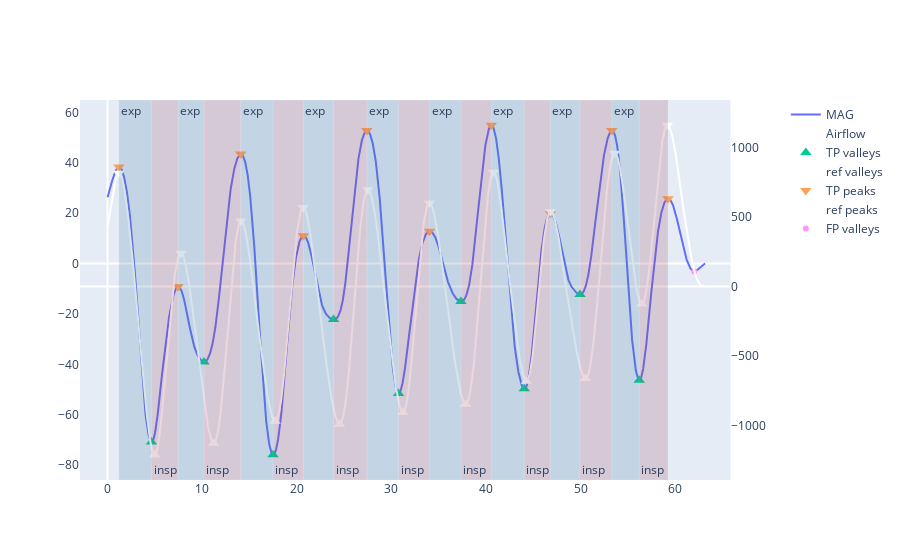

The notebook cell this image was saved under:
### Code cell
plot_resp_param(data, overview, id="2QWT", activity="TR", sensor="MAG")

### Figure 1 — Plotly figure (JSON) as saved in the notebook; plotly's stock layout.template omitted (floating-point values rounded to 4 significant figures; data arrays with more than 128 entries replaced by an {"elided": "..."} marker saying what was removed)
{"data": [{"name": "MAG", "type": "scatter", "x": {"elided": "6319 float values"}, "y": {"elided": "6319 float values"}}, {"line": {"color": "white"}, "name": "Airflow", "type": "scatter", "x": {"elided": "6319 float values"}, "xaxis": "x", "y": {"elided": "6319 float values"}, "yaxis": "y2"}, {"marker": {"size": 10, "symbol": "triangle-up"}, "mode": "markers", "name": "TP valleys", "type": "scatter", "x": [4.65, 10.2, 17.5, 23.9, 30.76, 37.36, 44.05, 49.95, 56.21], "y": [-70.87, -39.06, -75.93, -22.22, -51.58, -15.08, -49.72, -12.26, -46.36]}, {"marker": {"color": "white", "size": 10, "symbol": "triangle-up"}, "mode": "markers", "name": "ref valleys", "type": "scatter", "x": [4.96, 11.22, 17.71, 24.52, 31.21, 37.85, 44.27, 50.52, 56.48], "xaxis": "x", "y": [-1212.0, -1128.0, -969.6, -991.5, -906.6, -847.6, -682.2, -662.6, -126.2], "yaxis": "y2"}, {"marker": {"size": 10, "symbol": "triangle-down"}, "mode": "markers", "name": "TP peaks", "type": "scatter", "x": [1.2, 7.46, 14.08, 20.71, 27.41, 34.04, 40.57, 46.82, 53.31, 59.25], "y": [38.41, -9.126, 43.48, 11.09, 52.82, 12.86, 54.95, 19.86, 52.87, 25.79]}, {"marker": {"color": "white", "size": 10, "symbol": "triangle-down"}, "mode": "markers", "name": "ref peaks", "type": "scatter", "x": [1.19, 7.75, 14.11, 20.68, 27.52, 34.03, 40.79, 46.84, 53.61, 59.19], "xaxis": "x", "y": [815.6, 239.6, 471.5, 569.1, 698.1, 601.8, 822.8, 540.3, 960.1, 1161.0], "yaxis": "y2"}, {"mode": "markers", "name": "FN valleys", "type": "scatter", "x": [], "y": []}, {"mode": "markers", "name": "FN peaks", "type": "scatter", "x": [], "y": []}, {"mode": "markers", "name": "FP valleys", "type": "scatter", "x": [62.02], "y": [-3.097]}, {"mode": "markers", "name": "FP peaks", "type": "scatter", "x": [], "y": []}], "layout": {"annotations": [{"showarrow": false, "text": "exp", "x": 1.2, "xanchor": "left", "xref": "x", "y": 1, "yanchor": "top", "yref": "y domain"}, {"showarrow": false, "text": "exp", "x": 7.46, "xanchor": "left", "xref": "x", "y": 1, "yanchor": "top", "yref": "y domain"}, {"showarrow": false, "text": "exp", "x": 14.08, "xanchor": "left", "xref": "x", "y": 1, "yanchor": "top", "yref": "y domain"}, {"showarrow": false, "text": "exp", "x": 20.71, "xanchor": "left", "xref": "x", "y": 1, "yanchor": "top", "yref": "y domain"}, {"showarrow": false, "text": "exp", "x": 27.41, "xanchor": "left", "xref": "x", "y": 1, "yanchor": "top", "yref": "y domain"}, {"showarrow": false, "text": "exp", "x": 34.04, "xanchor": "left", "xref": "x", "y": 1, "yanchor": "top", "yref": "y domain"}, {"showarrow": false, "text": "exp", "x": 40.57, "xanchor": "left", "xref": "x", "y": 1, "yanchor": "top", "yref": "y domain"}, {"showarrow": false, "text": "exp", "x": 46.82, "xanchor": "left", "xref": "x", "y": 1, "yanchor": "top", "yref": "y domain"}, {"showarrow": false, "text": "exp", "x": 53.31, "xanchor": "left", "xref": "x", "y": 1, "yanchor": "top", "yref": "y domain"}, {"showarrow": false, "text": "insp", "x": 4.65, "xanchor": "left", "xref": "x", "y": 0, "yanchor": "bottom", "yref": "y domain"}, {"showarrow": false, "text": "insp", "x": 10.2, "xanchor": "left", "xref": "x", "y": 0, "yanchor": "bottom", "yref": "y domain"}, {"showarrow": false, "text": "insp", "x": 17.5, "xanchor": "left", "xref": "x", "y": 0, "yanchor": "bottom", "yref": "y domain"}, {"showarrow": false, "text": "insp", "x": 23.9, "xanchor": "left", "xref": "x", "y": 0, "yanchor": "bottom", "yref": "y domain"}, {"showarrow": false, "text": "insp", "x": 30.76, "xanchor": "left", "xref": "x", "y": 0, "yanchor": "bottom", "yref": "y domain"}, {"showarrow": false, "text": "insp", "x": 37.36, "xanchor": "left", "xref": "x", "y": 0, "yanchor": "bottom", "yref": "y domain"}, {"showarrow": false, "text": "insp", "x": 44.05, "xanchor": "left", "xref": "x", "y": 0, "yanchor": "bottom", "yref": "y domain"}, {"showarrow": false, "text": "insp", "x": 49.95, "xanchor": "left", "xref": "x", "y": 0, "yanchor": "bottom", "yref": "y domain"}, {"showarrow": false, "text": "insp", "x": 56.21, "xanchor": "left", "xref": "x", "y": 0, "yanchor": "bottom", "yref": "y domain"}], "shapes": [{"fillcolor": "#4179A0", "line": {"color": "white", "width": 0.2}, "opacity": 0.2, "type": "rect", "x0": 1.2, "x1": 4.65, "xref": "x", "y0": 0, "y1": 1, "yref": "y domain"}, {"fillcolor": "#4179A0", "line": {"color": "white", "width": 0.2}, "opacity": 0.2, "type": "rect", "x0": 7.46, "x1": 10.2, "xref": "x", "y0": 0, "y1": 1, "yref": "y domain"}, {"fillcolor": "#4179A0", "line": {"color": "white", "width": 0.2}, "opacity": 0.2, "type": "rect", "x0": 14.08, "x1": 17.5, "xref": "x", "y0": 0, "y1": 1, "yref": "y domain"}, {"fillcolor": "#4179A0", "line": {"color": "white", "width": 0.2}, "opacity": 0.2, "type": "rect", "x0": 20.71, "x1": 23.9, "xref": "x", "y0": 0, "y1": 1, "yref": "y domain"}, {"fillcolor": "#4179A0", "line": {"color": "white", "width": 0.2}, "opacity": 0.2, "type": "rect", "x0": 27.41, "x1": 30.76, "xref": "x", "y0": 0, "y1": 1, "yref": "y domain"}, {"fillcolor": "#4179A0", "line": {"color": "white", "width": 0.2}, "opacity": 0.2, "type": "rect", "x0": 34.04, "x1": 37.36, "xref": "x", "y0": 0, "y1": 1, "yref": "y domain"}, {"fillcolor": "#4179A0", "line": {"color": "white", "width": 0.2}, "opacity": 0.2, "type": "rect", "x0": 40.57, "x1": 44.05, "xref": "x", "y0": 0, "y1": 1, "yref": "y domain"}, {"fillcolor": "#4179A0", "line": {"color": "white", "width": 0.2}, "opacity": 0.2, "type": "rect", "x0": 46.82, "x1": 49.95, "xref": "x", "y0": 0, "y1": 1, "yref": "y domain"}, {"fillcolor": "#4179A0", "line": {"color": "white", "width": 0.2}, "opacity": 0.2, "type": "rect", "x0": 53.31, "x1": 56.21, "xref": "x", "y0": 0, "y1": 1, "yref": "y domain"}, {"fillcolor": "#A0415D", "line": {"color": "white", "width": 0.2}, "opacity": 0.2, "type": "rect", "x0": 4.65, "x1": 7.46, "xref": "x", "y0": 0, "y1": 1, "yref": "y domain"}, {"fillcolor": "#A0415D", "line": {"color": "white", "width": 0.2}, "opacity": 0.2, "type": "rect", "x0": 10.2, "x1": 14.08, "xref": "x", "y0": 0, "y1": 1, "yref": "y domain"}, {"fillcolor": "#A0415D", "line": {"color": "white", "width": 0.2}, "opacity": 0.2, "type": "rect", "x0": 17.5, "x1": 20.71, "xref": "x", "y0": 0, "y1": 1, "yref": "y domain"}, {"fillcolor": "#A0415D", "line": {"color": "white", "width": 0.2}, "opacity": 0.2, "type": "rect", "x0": 23.9, "x1": 27.41, "xref": "x", "y0": 0, "y1": 1, "yref": "y domain"}, {"fillcolor": "#A0415D", "line": {"color": "white", "width": 0.2}, "opacity": 0.2, "type": "rect", "x0": 30.76, "x1": 34.04, "xref": "x", "y0": 0, "y1": 1, "yref": "y domain"}, {"fillcolor": "#A0415D", "line": {"color": "white", "width": 0.2}, "opacity": 0.2, "type": "rect", "x0": 37.36, "x1": 40.57, "xref": "x", "y0": 0, "y1": 1, "yref": "y domain"}, {"fillcolor": "#A0415D", "line": {"color": "white", "width": 0.2}, "opacity": 0.2, "type": "rect", "x0": 44.05, "x1": 46.82, "xref": "x", "y0": 0, "y1": 1, "yref": "y domain"}, {"fillcolor": "#A0415D", "line": {"color": "white", "width": 0.2}, "opacity": 0.2, "type": "rect", "x0": 49.95, "x1": 53.31, "xref": "x", "y0": 0, "y1": 1, "yref": "y domain"}, {"fillcolor": "#A0415D", "line": {"color": "white", "width": 0.2}, "opacity": 0.2, "type": "rect", "x0": 56.21, "x1": 59.25, "xref": "x", "y0": 0, "y1": 1, "yref": "y domain"}], "xaxis": {"anchor": "y", "domain": [0, 0.94], "showgrid": false}, "yaxis": {"anchor": "x", "domain": [0, 1], "showgrid": false}, "yaxis2": {"anchor": "x", "overlaying": "y", "showgrid": false, "side": "right"}}}
